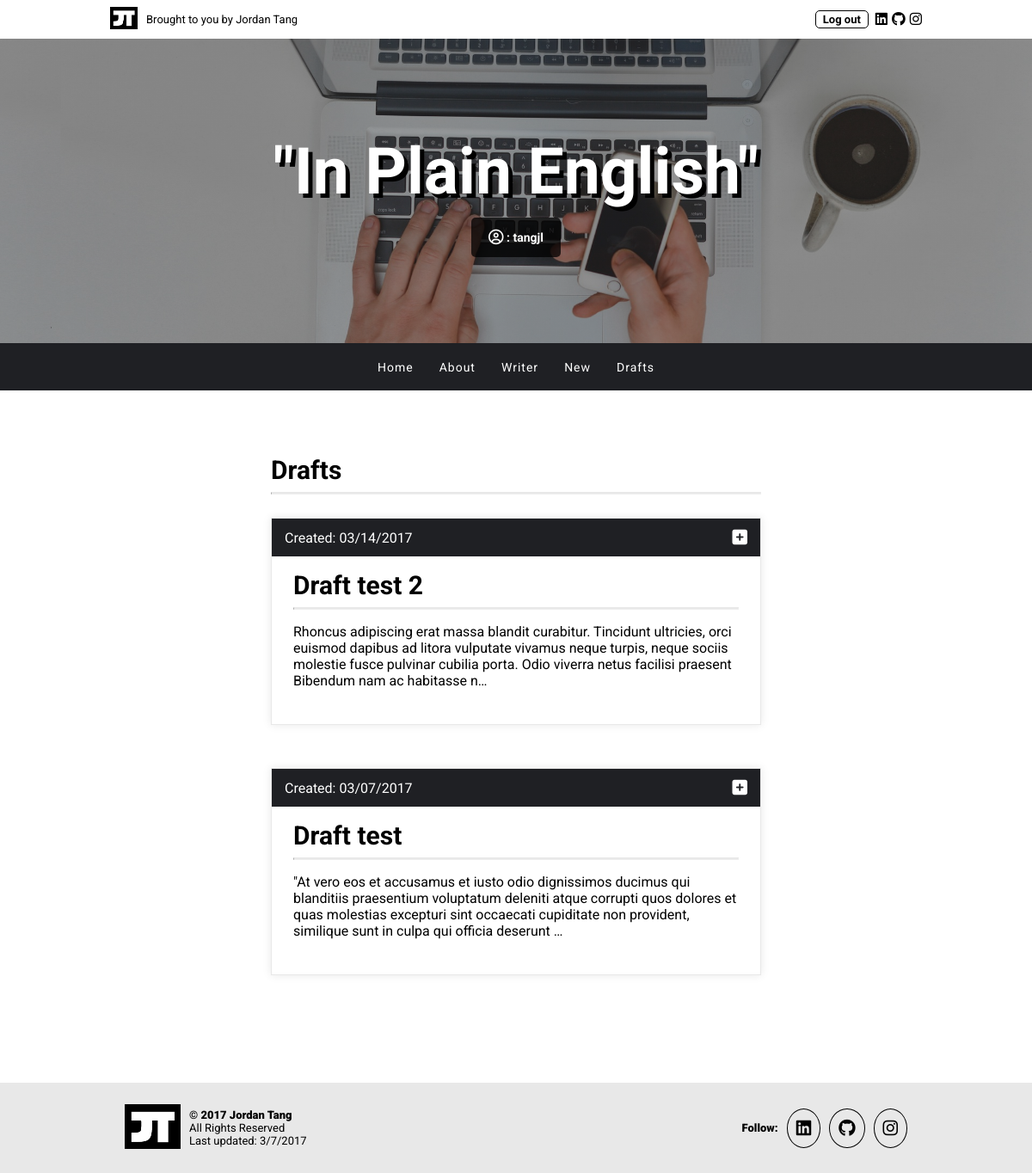
Page /drafts/ (signed in) on the earlier database version.
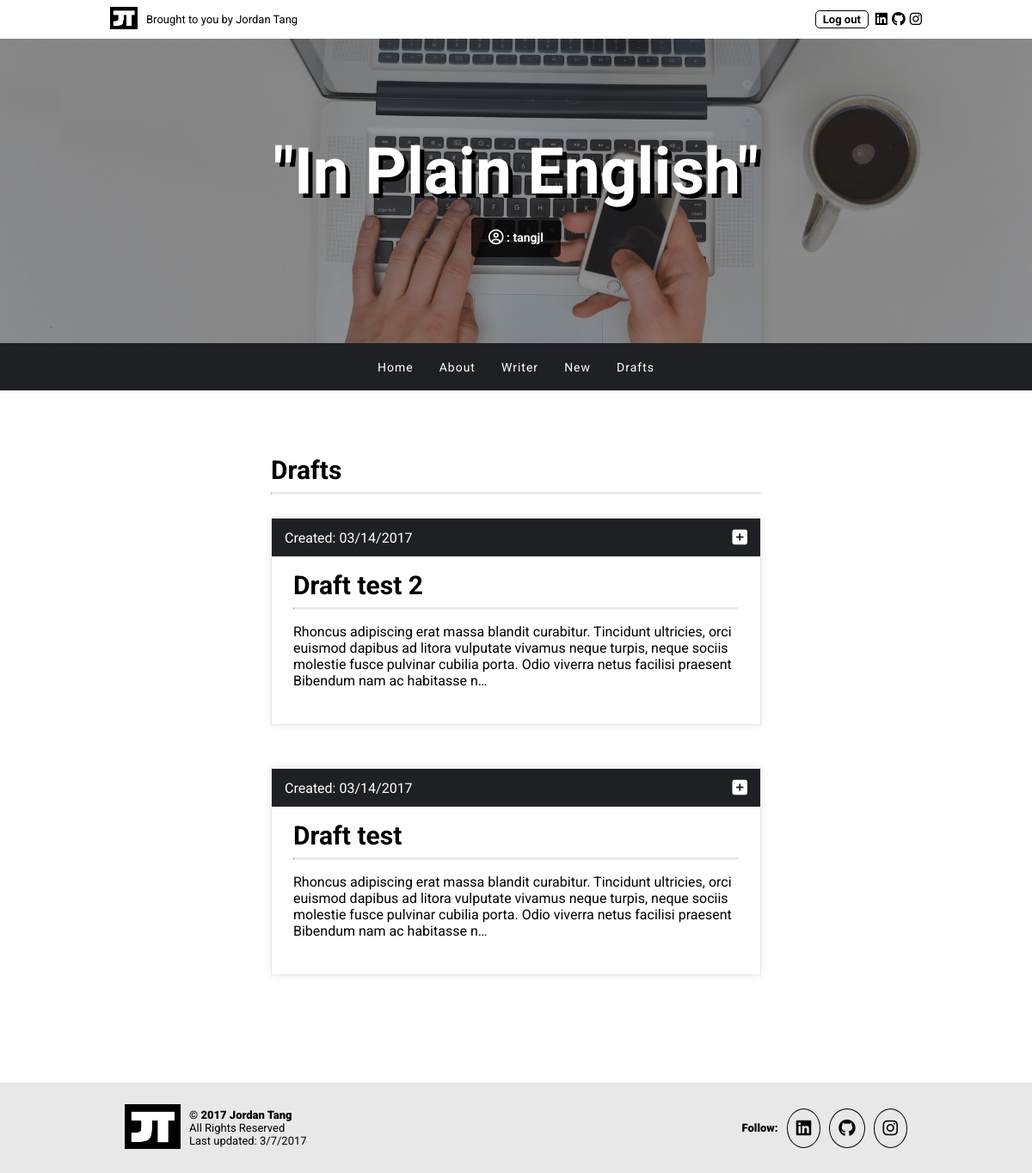
Same page on the later database version.
### app/models.py (models this page shows, shortened)
class Post(models.Model):
    author = models.ForeignKey('auth.User')
    title = models.CharField(max_length=200)
    text = models.TextField()
    created_date = models.DateTimeField(
        default=timezone.now)
    published_date = models.DateTimeField(
        blank=True, null=True)

### app/views.py (the view)
# urls.py: url(r'^drafts/$', views.post_draft_list, name='post_draft_list'),
@login_required
def post_draft_list(request):
    posts = Post.objects.filter(published_date__isnull=True).order_by('-created_date')
    return render(request, 'app/post_draft_list.html', {'posts': posts})

### app/templates/app/post_draft_list.html
{% extends 'app/base.html' %}
{% block content %}
    <div class="inner-container">
        <h2>Drafts</h2>
        <hr>
        <br>
    {% for post in posts %}
        <div class="card">
            <div class="bar">
                Created: {{ post.created_date|date:'m/d/Y' }}
                <a class="icon-link-4" href="{% url 'post_detail' pk=post.pk %}"><i class="fa fa-plus-square" aria-hidden="true"></i></a>
            </div>
            <h2><a href="{% url 'post_detail' pk=post.pk %}">{{ post.title }}</a></h2>
            <hr>
            <p>{{ post.text|truncatechars:250 }}</p>
        </div>
        {% empty %}
        <p>No drafts here...</p>
    {% endfor %}
    </div>
{% endblock %}

### app/templates/app/base.html (shortened to what this page needs)
<!DOCTYPE html>
{% load staticfiles %}
<html lang="en">
    <head>
        <link rel="stylesheet" href="{% static 'css/style.css' %}">
    </head>
    <body>
        <header>
            <div class="header-content">
                <span class="left">
                    <a target="_blank" href="http://www.jordantang.com/"><img src="{% static 'images/logo.png' %}" class="logo"></a>
                    <span class="header-text">Brought to you by Jordan Tang</span>
                </span>
                <span class="right">
                    {% if user.is_authenticated %}
                    <a class="log" href="{% url 'logout' %}">Log out</a>
                    {% else %}
                    <a class="log" href="{% url 'login' %}">Log in</a>
                    {% endif %}
                    <a target="_blank" class="icon-link" href="https://www.linkedin.com/in/jordan-tang/"></a>
                    <a target="_blank" class="icon-link" href="https://github.com/tangjl/"></a>
                    <a target="_blank" class="icon-link" href="https://www.instagram.com/shakespls/"></a>
                </span>
            </div>
        </header>
        <div class="top-container">
            <h1>"In Plain English"</h1>
            {% if user.is_authenticated %}
                <h4> : {{ user.username }}</h4>
            {% endif %}
        </div>
        <ul class="nav-bar row-12">
            <li class="nav-item"><a class="nav-link" href="{% url 'post_list' %}">Home</a></li>
            <li class="nav-item"><a class="nav-link" href="{% url 'about_blog' %}">About</a></li>
            <li class="nav-item"><a class="nav-link" href="{% url 'about_writer' %}">Writer</a></li>
            {% if user.is_authenticated %}
            <li class="nav-item"><a class="nav-link" href="{% url 'post_new' %}">New</a></li>
            <li class="nav-item"><a class="nav-link" href="{% url 'post_draft_list' %}">Drafts</a></li>
            {% endif %}
        </ul>
        <div class="wrapper">
            {% block content %}
            {% endblock %}
        </div>
        <footer>
            <div class="footer-content">
                <span class="left-footer">
                    <a target="_blank" href="http://www.jordantang.com/"><img src="{% static 'images/logo.png' %}" class="logo-2"></a>
                    <div>
                        <span class="bolded">© 2017 Jordan Tang</span><br>
                        All Rights Reserved<br>
                        Last updated: 3/7/2017<br>
                    </div>
                </span>
                <span class="right-footer">
                    <span class="bolded">Follow:</span>
                    <a target="_blank" class="icon-link-3" href="https://www.linkedin.com/in/jordan-tang/"><i class="fa fa-linkedin-square" aria-hidden="true"></i></a>
                    <a target="_blank" class="icon-link-3" href="https://github.com/tangjl/"><i class="fa fa-github" aria-hidden="true"></i></a>
                    <a target="_blank" class="icon-link-3" href="https://www.instagram.com/shakespls/"><i class="fa fa-instagram" aria-hidden="true"></i></a>
                </span>
            </div>
        </footer>
    </body>
</html>

### app/static/css/style.css (style rules this page uses)
body { font-family: 'Roboto', sans-serif; margin: 0; }
header { display: flex; justify-content: center; }
.header-content { width: 100%; display: flex; justify-content: space-between; align-items: center; font-size: 13px; padding: 8px; }
.header-text { display: none; }
.icon-link { color: #000; margin-left: 5px; }
.icon-link-3 { border: 1px solid #000; color: #000; padding: 8px; border-radius: 50%; margin-left: 10px; transition: 0.5s; font-size: 16px; }
.icon-link-4 { color: #FFF; text-decoration: none; font-size: 20px; margin-left: 5px; }
hr { border-top: 2px solid #e8e8e8; width: 100%; }
.bolded { font-weight: 900; }
.left { display: flex; align-items: center; }
.right { display: flex; align-items: center; }
.left-footer { display: flex; align-items: center; text-align: center; }
.right-footer { display: flex; align-items: center; margin-top: 15px; }
h1 { font-size: 34px; color: #FFF; padding: 10px 15px; font-family: 'Playball', cursive; margin: 0; text-shadow: 5px 5px #000; }
h2 { display: inline; font-size: 24px; margin: 0; }
h2 a { font-size: 24px; color: #000; text-decoration: none; }
h4 { color: #FFF; margin: 0; font-size: 14px; background-color: rgba(0,0,0,0.75); padding: 15px 20px; border-radius: 5px; }
.logo { width: 32px; height: 26px; margin-right: 10px; }
.logo-2 { width: 65px; height: 52px; margin-right: 10px; display: none; }
.log { color: #000; background-color: #FFF; text-decoration: none; font-weight: 700; border: 1px solid #000; border-radius: 5px; padding: 2px 8px; cursor: pointer; transition: 0.5s; margin-right: 3px; }
p { font-size: 14px; }
.top-container { width: 100%; background: linear-gradient(rgba(0,0,0,0.4),rgba(0,0,0,0.4)), url(../../static/images/header.jpg) no-repeat center; background-size: cover; text-align: center; display: flex; align-items: center; justify-content: center; flex-direction: column; padding: 100px 10px; }
.nav-bar { display: flex; align-content: center; justify-content: center; list-style: none; background-color: #1F2024; margin: 0; padding: 15px 0; }
.nav-item { margin: 0px 8px; }
.nav-link { text-decoration: none; color: #FFF; font-size: 12px; letter-spacing: 1px; }
.bar { position: absolute; top: 0; left: 0; width: 100%; background-color: #1F2024; color: #FFF; padding: 10px 15px; font-size: 13px; display: flex; justify-content: space-between; align-items: center; }
.card { box-shadow: 0px 0px 10px #e8e8e8; padding: 15px; padding-top: 60px; position: relative; border: 1px solid #e8e8e8; margin-bottom: 50px; }
.inner-container { width: 100%; padding: 75px 15px; }
.wrapper { display: flex; justify-content: center; }
footer { background-color: #e8e8e8; display: flex; justify-content: center; }
.footer-content { padding: 25px; width: 100%; display: flex; justify-content: space-between; align-items: center; flex-direction: column; font-size: 13px; }
* { box-sizing: border-box; }
@media all and (min-width: 675px) { h1 { font-size: 75px; } }
@media all and (min-width: 675px) { p { font-size: 16px; } }
@media all and (min-width: 675px) { h2 a { font-size: 30px; } }
@media all and (min-width: 675px) { h2 { font-size: 30px; } }
@media all and (min-width: 675px) { .nav-bar { padding: 18px 0px; } }
@media all and (min-width: 675px) { .nav-link { font-size: 14px; } }
@media all and (min-width: 675px) { .header-content { width: 80%; } }
@media all and (min-width: 675px) { .footer-content { width: 80%; } }
@media all and (min-width: 675px) { .header-text { display: initial; } }
@media all and (min-width: 675px) { .inner-container { width: 600px; } }
@media all and (min-width: 675px) { .nav-item { margin: 0 15px; } }
@media all and (min-width: 675px) { .logo-2 { display: initial; } }
@media all and (min-width: 675px) { .footer-content { flex-direction: row; } }
@media all and (min-width: 675px) { .right-footer { margin-top: 0px; } }
@media all and (min-width: 675px) { .left-footer { text-align: left; } }
@media all and (min-width: 675px) { .bar { font-size: 16px; } }
@media all and (min-width: 675px) { .icon-link-3 { font-size: 20px; padding: 10px; } }
@media all and (min-width: 675px) { .card { padding: 25px; padding-top: 60px; } }

Differences in the rows shown:
removed Post: created_date "03/07/2017", title "Draft test", text "\"At vero eos et accusamus et iusto odio dignissimos ducimus qui blanditiis praesentium voluptatum deleniti atque corrupti quos dolores et quas molestias excepturi sint occaecati cupiditate non provident, similique sunt in culpa qui officia deserunt …"
added Post: created_date "03/14/2017", title "Draft test", text "Rhoncus adipiscing erat massa blandit curabitur. Tincidunt ultricies, orci euismod dapibus ad litora vulputate vivamus neque turpis, neque sociis molestie fusce pulvinar cubilia porta. Odio viverra netus facilisi praesent Bibendum nam ac habitasse n…"
